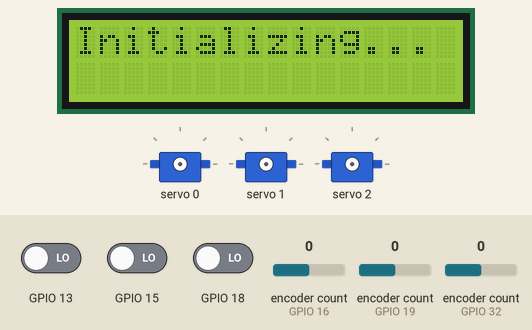
The sketch below on a simulated ESP32. Parts: 16×2 character LCD, 3 × servo. The test bench sets the inputs (shaded band); at power-on: GPIO 13 LOW, GPIO 18 LOW, GPIO 15 LOW, encoder count (sensors on GPIO 16, GPIO 19, GPIO 32) 0. What the sketch prints to the serial monitor is not drawn.

Above: at 0.8 s.
0.9 s: GPIO 13 driven HIGH
At 1.8 s:
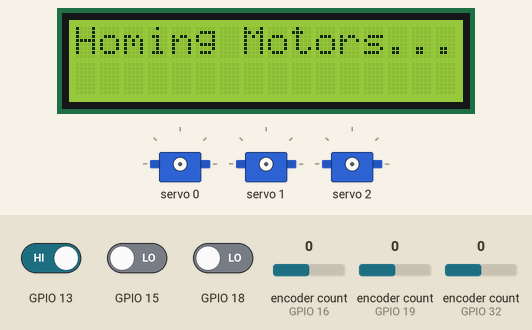
At 2.8 s:
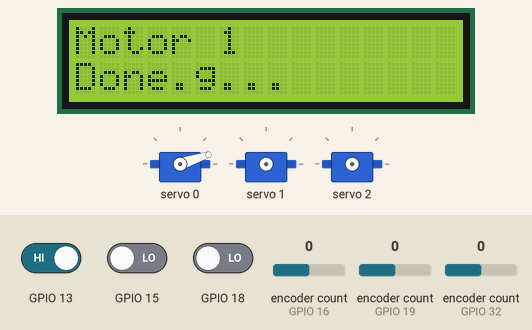
3.9 s: GPIO 18 driven HIGH
At 5.3 s:
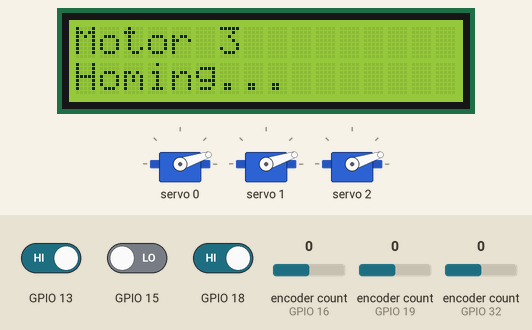
Timing chart, 0 to 6.9 s (numbered marks = the images above; inputs shaded):
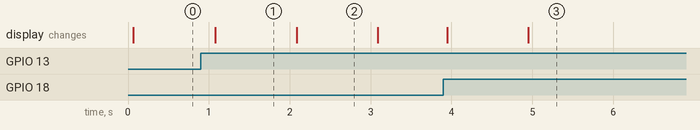

Measured:
- after the input at 0.9 s, the display: first differs from a run without the input after 1.2 s (image 2)
- after the input at 3.9 s, the display: first changes at once (image 3 shows a later state)
- what the display in image 1 shows lasts 1.0 s, from 1.1 s to 2.1 s

The sketch:

MotorEncoderAndLCDTest.ino
```cpp
#include <Encoder.h>
#include <Wire.h>
#include <LiquidCrystal.h>
#include <Adafruit_PWMServoDriver.h>

// Encoder 1
#define ENCODER1_A 32
#define ENCODER1_B 4
#define ENCODER1_INDEX 13

// Encoder 2
#define ENCODER2_A 16
#define ENCODER2_B 17
#define ENCODER2_INDEX 18

// Encoder 3
#define ENCODER3_A 19
#define ENCODER3_B 21
#define ENCODER3_INDEX 15

// LCD pins
#define LCD_RS 14
#define LCD_EN 12
#define LCD_D4 27
#define LCD_D5 26
#define LCD_D6 25
#define LCD_D7 33

// Servo pulse range
#define SERVOMIN 150  // Minimum pulse length for homing
#define SERVOMAX 150  // Maximum pulse length for slow motor movement

// PCA9685 setup
Adafruit_PWMServoDriver pwm = Adafruit_PWMServoDriver();

// Encoders and LCD
Encoder myEncoder1(ENCODER1_A, ENCODER1_B);
Encoder myEncoder2(ENCODER2_A, ENCODER2_B);
Encoder myEncoder3(ENCODER3_A, ENCODER3_B);
LiquidCrystal lcd(LCD_RS, LCD_EN, LCD_D4, LCD_D5, LCD_D6, LCD_D7);

void setup() {
    Serial.begin(115200);
    lcd.begin(16, 2);
    lcd.print("Initializing...");
    delay(1000);

    // Initialize PCA9685
    Wire.begin();
    pwm.begin();
    pwm.setPWMFreq(50); // Frequency for servos (50Hz)
    delay(10);

    lcd.clear();
    lcd.print("Homing Motors...");
    delay(1000);

    // Homing sequence for each motor
    homeMotor("Motor 1", myEncoder1, ENCODER1_INDEX, 0);
    homeMotor("Motor 2", myEncoder2, ENCODER2_INDEX, 1);
    homeMotor("Motor 3", myEncoder3, ENCODER3_INDEX, 2);

    lcd.clear();
    lcd.print("Homing Done!");
    delay(2000);
    lcd.clear();
}

void loop() {
    // Get encoder positions
    long position1 = myEncoder1.read();
    long position2 = myEncoder2.read();
    long position3 = myEncoder3.read();

    // Display positions on LCD
    lcd.setCursor(0, 0);
    lcd.print("M1:");
    lcd.print(position1);
    lcd.print(" M2:");
    lcd.print(position2);
    lcd.setCursor(0, 1);
    lcd.print("M3:");
    lcd.print(position3);

    // Debugging messages
    Serial.print("Motor 1 Position: ");
    Serial.println(position1);
    Serial.print("Motor 2 Position: ");
    Serial.println(position2);
    Serial.print("Motor 3 Position: ");
    Serial.println(position3);
    Serial.println("----------------------");

    delay(500);
}

void homeMotor(const char* motorName, Encoder& encoder, int indexPin, int pwmChannel) {
    pinMode(indexPin, INPUT);

    lcd.clear();
    lcd.print(motorName);
    lcd.setCursor(0, 1);
    lcd.print("Homing...");

    Serial.print(motorName);
    Serial.println(": Starting homing sequence...");

    // Rotate motor slowly in one direction
    pwm.setPWM(pwmChannel, 0, SERVOMIN);
    while (digitalRead(indexPin) == LOW) {
        Serial.print(motorName);
        Serial.println(": Searching for Index...");
        delay(50); // Small delay to check the index pin
    }

    // Stop motor and reset encoder position
    pwm.setPWM(pwmChannel, 0, 0); // Stop motor
    encoder.write(0); // Reset encoder to zero

    lcd.setCursor(0, 1);
    lcd.print("Done.");
    delay(1000); // Brief pause before continuing

    Serial.print(motorName);
    Serial.println(": Homing complete.");
}
```
